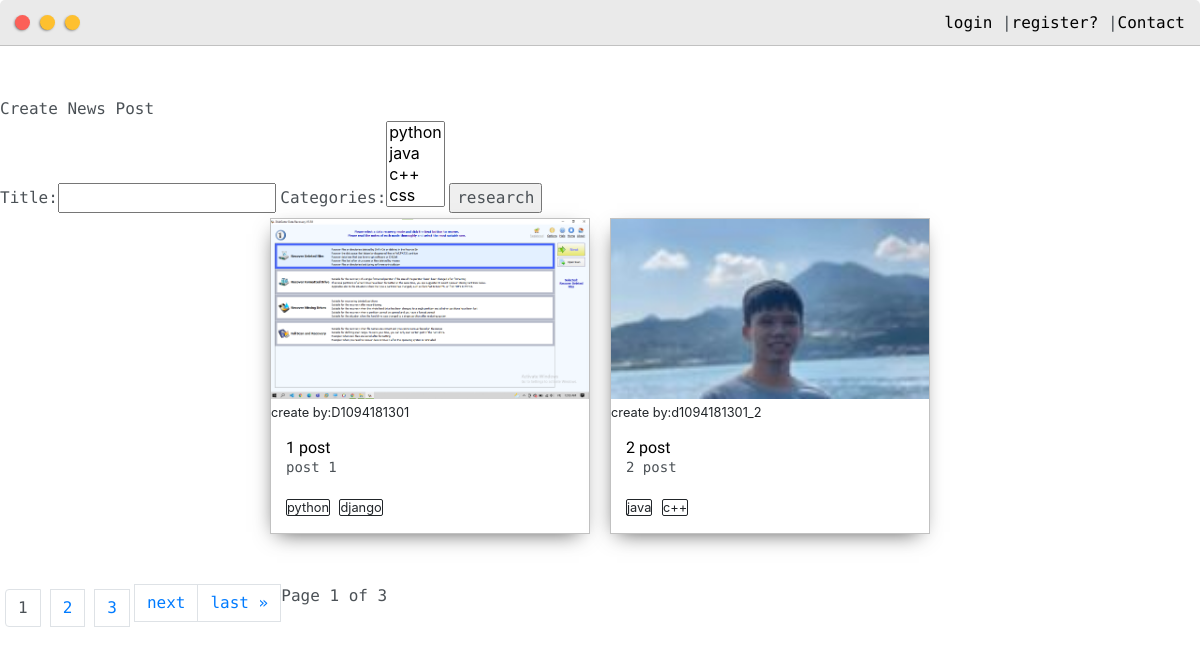
/posts/, run on the app's committed database.
### OurProfile/models.py (models this page shows, shortened)
class Post(models.Model):
    customer = models.ForeignKey(User,on_delete=models.CASCADE)
    images = models.ImageField(null = True,blank=True)
    title = models.CharField(max_length=200)
    body = models.TextField(max_length=500)
    date_created = models.DateTimeField(auto_now_add=True)
    categories = models.ManyToManyField(Tag,null=True)
    public = models.BooleanField(default=False)
    private = models.BooleanField(default=False)

class Tag(models.Model):
    name = models.CharField(max_length=50)
    def __str__(self):
        return self.name

### OurProfile/views.py (the view)
# urls.py: path('posts/',views.posts,name="posts"),
def posts(request):
    posts = Post.objects.all()
    filters = FiltersForms(request.GET, queryset=posts)
    posts = filters.qs
    page_number = request.GET.get('page')
    paginator = Paginator(posts, 2)
    try:
        posts = paginator.page(page_number)
    except PageNotAnInteger:
        posts = paginator.page(1)
    except EmptyPage:
        posts = paginator.page(paginator.num_pages)
    context = {'posts':posts,'filters':filters,}
    return render(request,"OurProfile/posts.html",context)

### OurProfile/templates/OurProfile/posts.html (shortened to what this page needs)
{% extends "OurProfile/layout.html" %}
{% load static %}
{% block content %}
<div style="padding-top: 50px;">
    <div>
        <a href="{% url 'createpost' %}"><span>Create News Post</span></a>
    </div>
    <div>
        <form id="searchform" method="get">
            {{filters.form}}
            <input type="submit" value="research">
        </form>
    </div>
    <div class="main-container">
        <div class="post-wrapper">
        {% for post in posts %}
            <div>
                <div class="post">
                    <a href="{% url 'post' post.id %}">
                        {% if post.images %}
                        <img class="thumbnail" src="{{ post.images.url }}">
                        {% else %}
                        <p>no images </p>
                        {% endif %}
                    </a>
                    <small>create by:{{post.customer}}</small>
                    <div class="post-preview">
                        <h6 class="post-title">{{post.title}}</h6>
                        <p class="post-intro">{{post.body}}</p>
                        {% for categories in post.categories.all %}
                            <small style="border: solid 1px;border-radius: 2px;margin-right: 5px;">{{categories}}</small>
                        {% endfor %}
                    </div>
                </div>
            </div>
        {% endfor %}
        </div>
    </div>
    <div class="pagination">
        <span class="step-links">
            <div style="display: flex;">
                {% for i in posts.paginator.page_range %}
                    {% if posts.number == i%}
                        <li class="page-item" style="margin: 5px;"><a class="active page-link">{{i}}</a></li>
                    {% else %}
                        <li class="page-item" style="margin: 5px;"><a data-page="{{i}}" class="page-link" href="?page{{i}}">{{i}}</a></li>
                    {% endif %}
                {% endfor %}
                {% if posts.has_next %}
                    <li class="page-item"><a data-page="{{posts.next_page_number}}" class="page-link" href="?page={{ posts.next_page_number }}">next</a></li>
                    <li class="page-item"><a data-page="{{posts.paginator.num_pages}}" class="page-link" href="?page={{ posts.paginator.num_pages }}">last &raquo;</a></li>
                {% endif %}
            <span class="current">
                Page {{ posts.number }} of {{ posts.paginator.num_pages }}
            </span>
            </div>
        </span>
    </div>
</div>
{% endblock content %}

### static/css/layout.css (style rules this page uses)
:root { --mainColor:#eaeaea; --secondaryColor:#fff; --borderColor:#c1c1c1; --mainText:black; --secondaryText:#4b5156; --themeDotBorder:#24292e; --previewBg:rgb(251, 249, 243, 0.8); --previewShadow:#f0ead6; --buttonColor:black; }
html, body { padding: 0; margin: 0; scroll-behavior: smooth; }
body * { transition: 0.3s; }
h1, h2, h3, h4, h5, h6, strong { color: var(--mainText); font-family: 'Russo One', sans-serif; font-weight: 500; }
p, li, span, label, input, textarea { color: var(--secondaryText); font-family: 'Roboto Mono', monospace; }
a { text-decoration: none; color:#17a2b8; }
h6 { font-size: 16px; }
.main-container { width: 1200px; margin: 0 auto; }
.post-wrapper { display: grid; grid-template-columns: repeat(auto-fit, 320px); gap:20px; justify-content: center; padding-bottom: 50px; }
.post { border:1px solid var(--borderColor); -webkit-box-shadow: -2px 7px 21px -9px rgba(0,0,0,0.75); -moz-box-shadow: -2px 7px 21px -9px rgba(0,0,0,0.75); box-shadow: -2px 7px 21px -9px rgba(0,0,0,0.75); }
.thumbnail { display: block; width: 100%; height:180px; object-fit: cover; }
.post-preview { background-color: #fff; padding:15px; }
.post-title { color:black; margin: 0; }
.post-intro { color:#4b5156; font-size: 14px; }
@media screen and (max-width: 1200px) { .main-container { width: 95%; } }

### data on the page
Post: images (picture), customer "D1094181301", title "1 post", body "post 1"
Tag: name "python"
Tag: name "django"
Post: images (picture), customer "d1094181301_2", title "2 post", body "2 post"
Tag: name "java"
Tag: name "c++"

### other printed values
{{ i }} "1"
{{ i }} "2" "3"
{{ posts.number }} "1"
{{ posts.paginator.num_pages }} "3"
